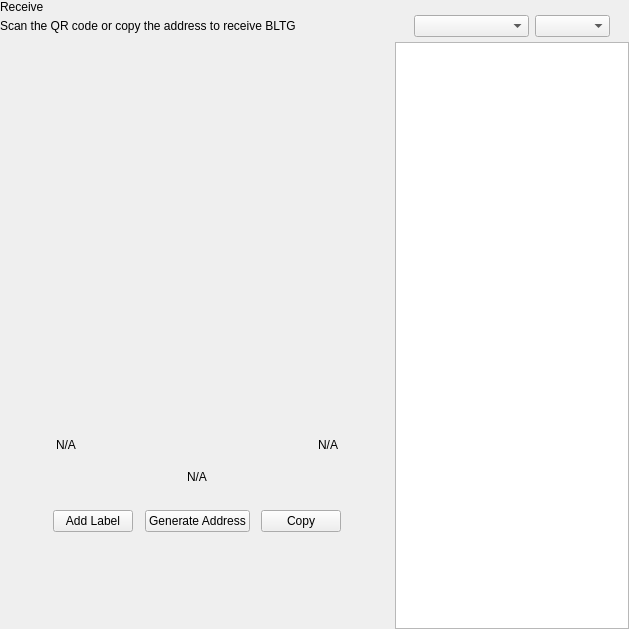
<?xml version="1.0" encoding="UTF-8"?>
<ui version="4.0">
 <class>ReceiveWidget</class>
 <widget class="QWidget" name="ReceiveWidget">
  <property name="geometry">
   <rect>
    <x>0</x>
    <y>0</y>
    <width>629</width>
    <height>629</height>
   </rect>
  </property>
  <property name="minimumSize">
   <size>
    <width>0</width>
    <height>0</height>
   </size>
  </property>
  <property name="windowTitle">
   <string>Form</string>
  </property>
  <layout class="QHBoxLayout" name="horizontalLayout_2" stretch="2,1">
   <property name="spacing">
    <number>0</number>
   </property>
   <property name="leftMargin">
    <number>0</number>
   </property>
   <property name="topMargin">
    <number>0</number>
   </property>
   <property name="rightMargin">
    <number>0</number>
   </property>
   <property name="bottomMargin">
    <number>0</number>
   </property>
   <item>
    <widget class="QWidget" name="left" native="true">
     <layout class="QVBoxLayout" name="verticalLayout_3">
      <property name="leftMargin">
       <number>0</number>
      </property>
      <property name="topMargin">
       <number>0</number>
      </property>
      <property name="rightMargin">
       <number>0</number>
      </property>
      <property name="bottomMargin">
       <number>0</number>
      </property>
      <item>
       <layout class="QVBoxLayout" name="verticalLayout_2">
        <property name="spacing">
         <number>0</number>
        </property>
        <property name="leftMargin">
         <number>0</number>
        </property>
        <item>
         <layout class="QHBoxLayout" name="horizontalLayout_3">
          <property name="spacing">
           <number>0</number>
          </property>
          <item>
           <layout class="QVBoxLayout" name="verticalLayout_4">
            <property name="spacing">
             <number>5</number>
            </property>
            <item>
             <widget class="QLabel" name="labelTitle">
              <property name="text">
               <string>Receive</string>
              </property>
             </widget>
            </item>
            <item alignment="Qt::AlignTop">
             <widget class="QLabel" name="labelSubtitle1">
              <property name="text">
               <string>Scan the QR code or copy the address to receive BLTG</string>
              </property>
             </widget>
            </item>
           </layout>
          </item>
          <item>
           <spacer name="horizontalSpacer">
            <property name="orientation">
             <enum>Qt::Horizontal</enum>
            </property>
            <property name="sizeHint" stdset="0">
             <size>
              <width>40</width>
              <height>20</height>
             </size>
            </property>
           </spacer>
          </item>
         </layout>
        </item>
        <item>
         <spacer name="verticalSpacer_2">
          <property name="orientation">
           <enum>Qt::Vertical</enum>
          </property>
          <property name="sizeType">
           <enum>QSizePolicy::Expanding</enum>
          </property>
          <property name="sizeHint" stdset="0">
           <size>
            <width>20</width>
            <height>50</height>
           </size>
          </property>
         </spacer>
        </item>
        <item alignment="Qt::AlignHCenter">
         <widget class="QWidget" name="layoutQR" native="true">
          <property name="maximumSize">
           <size>
            <width>510</width>
            <height>16777215</height>
           </size>
          </property>
          <layout class="QVBoxLayout" name="verticalLayoutQr">
           <item>
            <spacer name="verticalSpacer11">
             <property name="orientation">
              <enum>Qt::Vertical</enum>
             </property>
             <property name="sizeType">
              <enum>QSizePolicy::Fixed</enum>
             </property>
             <property name="sizeHint" stdset="0">
              <size>
               <width>20</width>
               <height>20</height>
              </size>
             </property>
            </spacer>
           </item>
           <item alignment="Qt::AlignHCenter">
            <widget class="QLabel" name="labelQrImg">
             <property name="minimumSize">
              <size>
               <width>260</width>
               <height>260</height>
              </size>
             </property>
             <property name="maximumSize">
              <size>
               <width>260</width>
               <height>260</height>
              </size>
             </property>
             <property name="text">
              <string/>
             </property>
             <property name="alignment">
              <set>Qt::AlignCenter</set>
             </property>
            </widget>
           </item>
           <item>
            <spacer name="verticalSpacer_21">
             <property name="orientation">
              <enum>Qt::Vertical</enum>
             </property>
             <property name="sizeType">
              <enum>QSizePolicy::Fixed</enum>
             </property>
             <property name="sizeHint" stdset="0">
              <size>
               <width>20</width>
               <height>30</height>
              </size>
             </property>
            </spacer>
           </item>
           <item>
            <widget class="QWidget" name="widget" native="true">
             <property name="minimumSize">
              <size>
               <width>0</width>
               <height>0</height>
              </size>
             </property>
             <layout class="QHBoxLayout" name="horizontalLayout_5">
              <item>
               <widget class="QLabel" name="labelLabel">
                <property name="text">
                 <string notr="true">N/A</string>
                </property>
               </widget>
              </item>
              <item>
               <spacer name="horizontalSpacer_2">
                <property name="orientation">
                 <enum>Qt::Horizontal</enum>
                </property>
                <property name="sizeHint" stdset="0">
                 <size>
                  <width>141</width>
                  <height>20</height>
                 </size>
                </property>
               </spacer>
              </item>
              <item>
               <widget class="QLabel" name="labelDate">
                <property name="text">
                 <string notr="true">N/A</string>
                </property>
                <property name="alignment">
                 <set>Qt::AlignRight|Qt::AlignTrailing|Qt::AlignVCenter</set>
                </property>
               </widget>
              </item>
             </layout>
            </widget>
           </item>
           <item>
            <widget class="QLabel" name="labelAddress">
             <property name="sizePolicy">
              <sizepolicy hsizetype="Expanding" vsizetype="Preferred">
               <horstretch>0</horstretch>
               <verstretch>0</verstretch>
              </sizepolicy>
             </property>
             <property name="minimumSize">
              <size>
               <width>300</width>
               <height>0</height>
              </size>
             </property>
             <property name="text">
              <string notr="true">N/A</string>
             </property>
             <property name="alignment">
              <set>Qt::AlignCenter</set>
             </property>
            </widget>
           </item>
           <item>
            <spacer name="verticalSpacer_4">
             <property name="orientation">
              <enum>Qt::Vertical</enum>
             </property>
             <property name="sizeType">
              <enum>QSizePolicy::Fixed</enum>
             </property>
             <property name="sizeHint" stdset="0">
              <size>
               <width>20</width>
               <height>20</height>
              </size>
             </property>
            </spacer>
           </item>
           <item>
            <layout class="QHBoxLayout" name="horizontalLayout_4">
             <item alignment="Qt::AlignHCenter">
              <widget class="QPushButton" name="pushButtonLabel">
               <property name="focusPolicy">
                <enum>Qt::NoFocus</enum>
               </property>
               <property name="text">
                <string>Add Label</string>
               </property>
              </widget>
             </item>
             <item alignment="Qt::AlignHCenter">
              <widget class="QPushButton" name="pushButtonNewAddress">
               <property name="focusPolicy">
                <enum>Qt::NoFocus</enum>
               </property>
               <property name="text">
                <string>Generate Address</string>
               </property>
              </widget>
             </item>
             <item alignment="Qt::AlignHCenter">
              <widget class="QPushButton" name="pushButtonCopy">
               <property name="focusPolicy">
                <enum>Qt::NoFocus</enum>
               </property>
               <property name="text">
                <string>Copy</string>
               </property>
              </widget>
             </item>
            </layout>
           </item>
           <item>
            <spacer name="verticalSpacer_3">
             <property name="orientation">
              <enum>Qt::Vertical</enum>
             </property>
             <property name="sizeType">
              <enum>QSizePolicy::Expanding</enum>
             </property>
             <property name="sizeHint" stdset="0">
              <size>
               <width>20</width>
               <height>20</height>
              </size>
             </property>
            </spacer>
           </item>
          </layout>
         </widget>
        </item>
        <item>
         <spacer name="verticalSpacer">
          <property name="orientation">
           <enum>Qt::Vertical</enum>
          </property>
          <property name="sizeHint" stdset="0">
           <size>
            <width>20</width>
            <height>40</height>
           </size>
          </property>
         </spacer>
        </item>
       </layout>
      </item>
     </layout>
    </widget>
   </item>
   <item>
    <widget class="QWidget" name="right" native="true">
     <layout class="QVBoxLayout" name="verticalLayout_5">
      <property name="spacing">
       <number>0</number>
      </property>
      <property name="leftMargin">
       <number>1</number>
      </property>
      <property name="topMargin">
       <number>0</number>
      </property>
      <property name="rightMargin">
       <number>0</number>
      </property>
      <property name="bottomMargin">
       <number>0</number>
      </property>
      <item>
       <layout class="QVBoxLayout" name="container_right">
        <property name="spacing">
         <number>0</number>
        </property>
        <property name="leftMargin">
         <number>0</number>
        </property>
        <property name="rightMargin">
         <number>0</number>
        </property>
        <item>
         <layout class="QVBoxLayout" name="verticalLayout">
          <property name="spacing">
           <number>6</number>
          </property>
          <property name="leftMargin">
           <number>19</number>
          </property>
          <property name="rightMargin">
           <number>19</number>
          </property>
          <item>
           <widget class="OptionButton" name="btnRequest" native="true"/>
          </item>
          <item>
           <widget class="OptionButton" name="btnMyAddresses" native="true">
            <property name="sizePolicy">
             <sizepolicy hsizetype="Preferred" vsizetype="Minimum">
              <horstretch>0</horstretch>
              <verstretch>0</verstretch>
             </sizepolicy>
            </property>
           </widget>
          </item>
         </layout>
        </item>
        <item>
         <widget class="QWidget" name="sortWidget" native="true">
          <layout class="QHBoxLayout" name="horizontalLayout_6">
           <property name="leftMargin">
            <number>19</number>
           </property>
           <property name="rightMargin">
            <number>19</number>
           </property>
           <property name="bottomMargin">
            <number>5</number>
           </property>
           <item>
            <spacer name="horizontalSpacer_3">
             <property name="orientation">
              <enum>Qt::Horizontal</enum>
             </property>
             <property name="sizeHint" stdset="0">
              <size>
               <width>40</width>
               <height>20</height>
              </size>
             </property>
            </spacer>
           </item>
           <item>
            <widget class="QComboBox" name="comboBoxSort">
             <property name="sizePolicy">
              <sizepolicy hsizetype="Preferred" vsizetype="Fixed">
               <horstretch>0</horstretch>
               <verstretch>0</verstretch>
              </sizepolicy>
             </property>
             <property name="minimumSize">
              <size>
               <width>115</width>
               <height>0</height>
              </size>
             </property>
            </widget>
           </item>
           <item>
            <widget class="QComboBox" name="comboBoxSortOrder">
             <property name="sizePolicy">
              <sizepolicy hsizetype="Preferred" vsizetype="Fixed">
               <horstretch>0</horstretch>
               <verstretch>0</verstretch>
              </sizepolicy>
             </property>
             <property name="minimumSize">
              <size>
               <width>75</width>
               <height>0</height>
              </size>
             </property>
            </widget>
           </item>
          </layout>
         </widget>
        </item>
        <item>
         <widget class="QListView" name="listViewAddress"/>
        </item>
       </layout>
      </item>
     </layout>
    </widget>
   </item>
  </layout>
 </widget>
 <customwidgets>
  <customwidget>
   <class>OptionButton</class>
   <extends>QWidget</extends>
   <header>qt/bltg/optionbutton.h</header>
   <container>1</container>
  </customwidget>
 </customwidgets>
 <resources/>
 <connections/>
</ui>
